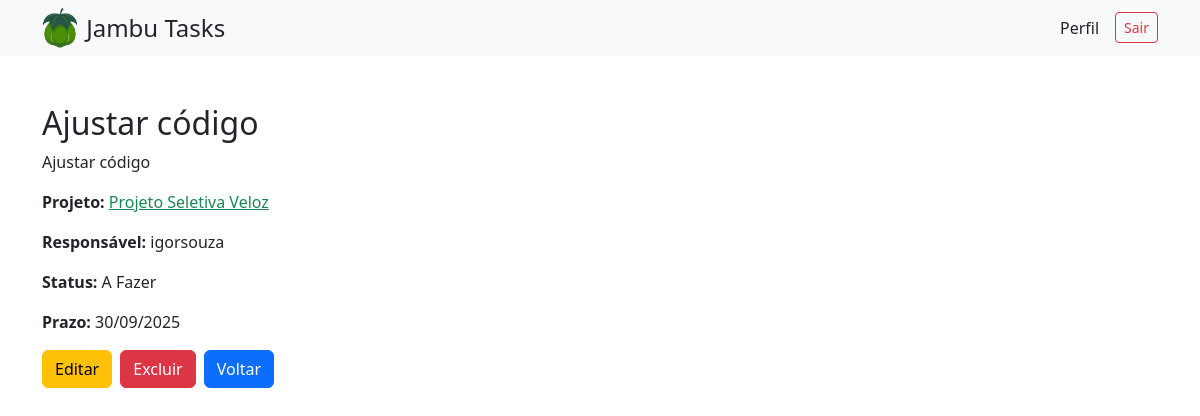
Page /tarefas/5/ (signed in) on the committed database.
### tarefas/models.py (models this page shows, shortened)
class Tarefa(models.Model):
    STATUS = [
        ('a_fazer', 'A Fazer'),
        ('em_andamento', 'Em Andamento'),
        ('concluida', 'Concluída'),
    ]
    nome = models.CharField("Nome", max_length=200, default="Sem nome")
    detalhes = models.TextField("Detalhes", blank=True)
    projeto = models.ForeignKey(Projeto, on_delete=models.CASCADE, verbose_name="Projeto")
    responsavel = models.ForeignKey(User, on_delete=models.SET_NULL, null=True, blank=True, related_name='minhas_tarefas', verbose_name="Responsável")
    prazo = models.DateField("Prazo", null=True, blank=True)
    status = models.CharField("Status", max_length=20, choices=STATUS, default='a_fazer')
    criado_em = models.DateTimeField("Criado em", auto_now_add=True)

### projetos/models.py (models this page shows, shortened)
class Projeto(models.Model):
    titulo = models.CharField("Título", max_length=200, default="Sem título")
    descricao = models.TextField("Descrição", blank=True)
    participantes = models.ManyToManyField(
        User,
        related_name="projetos",
        blank=True,
        verbose_name="Participantes"
    )
    criador = models.ForeignKey(
        User,
        on_delete=models.SET_NULL,
        null=True,
        related_name='projetos_criados',
        verbose_name="Criador"
    )
    criado_em = models.DateTimeField("Criado em", auto_now_add=True)

### tarefas/views.py (the view)
# urls.py: path('<int:pk>/', DetalheTarefa.as_view(), name='detalhe_tarefa'),
class DetalheTarefa(LoginRequiredMixin, generic.DetailView):
    model = Tarefa
    template_name = 'tarefas/detalhe_tarefa.html'
    context_object_name = 'tarefa'
    permission_required = 'tarefas.view_tarefa'
    def get_queryset(self):
        user = self.request.user
        return Tarefa.objects.filter(
            models.Q(responsavel=user) |
            models.Q(projeto__criador=user) |
            models.Q(projeto__participantes=user)
        ).distinct()

### tarefas/templates/tarefas/detalhe_tarefa.html
{% extends "base.html" %}
{% block content %}
<div class="container mt-4">
  <h2>{{ tarefa.nome }}</h2>
  <p>{{ tarefa.detalhes }}</p>
  <p><strong>Projeto:</strong>
    <a class="text-success" href="{% url 'projetos:detalhe' tarefa.projeto.pk %}">
      {{ tarefa.projeto.titulo }}
    </a>
  </p>
  <p><strong>Responsável:</strong> {{ tarefa.responsavel.get_full_name|default:tarefa.responsavel.username }}</p>
  <p><strong>Status:</strong> {{ tarefa.get_status_display }}</p>
  <p><strong>Prazo:</strong> {{ tarefa.prazo|date:"d/m/Y" }}</p>
  <div class="d-flex gap-2 mt-3">
    {% if perms.tarefas.change_tarefa %}
      <a class="btn btn-warning" href="{% url 'tarefas:editar_tarefa' tarefa.pk %}">Editar</a>
    {% endif %}
    {% if perms.tarefas.delete_tarefa %}
      <a class="btn btn-danger" href="{% url 'tarefas:excluir_tarefa' tarefa.pk %}">Excluir</a>
    {% endif %}
    <a class="btn btn-primary" href="{% url 'projetos:detalhe' tarefa.projeto.pk %}">Voltar</a>
  </div>
</div>
{% endblock %}

### rows in the picture
Tarefa: nome "Ajustar código", detalhes "Ajustar código", projeto.titulo "Projeto Seletiva Veloz", responsavel.get_full_name "igorsouza", status "A Fazer", prazo "30/09/2025"
